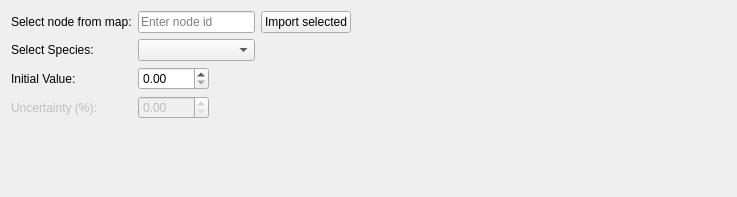
           <widget class="QWidget" name="tab_initial_conc">
            <attribute name="title">
             <string>Initial Concentration</string>
            </attribute>
            <layout class="QGridLayout" name="gridLayout_7">
             <item row="0" column="0">
              <layout class="QGridLayout" name="gridLayout_3">
               <item row="0" column="0">
                <widget class="QLabel" name="label_19">
                 <property name="sizePolicy">
                  <sizepolicy hsizetype="Fixed" vsizetype="Preferred">
                   <horstretch>0</horstretch>
                   <verstretch>0</verstretch>
                  </sizepolicy>
                 </property>
                 <property name="text">
                  <string>Select node from map:</string>
                 </property>
                </widget>
               </item>
               <item row="1" column="1" colspan="2">
                <widget class="QComboBox" name="model_species_initial_conc">
                 <property name="sizePolicy">
                  <sizepolicy hsizetype="MinimumExpanding" vsizetype="Fixed">
                   <horstretch>0</horstretch>
                   <verstretch>0</verstretch>
                  </sizepolicy>
                 </property>
                </widget>
               </item>
               <item row="0" column="1" colspan="2">
                <widget class="QLineEdit" name="node_selected_initial_conc">
                 <property name="text">
                  <string/>
                 </property>
                 <property name="placeholderText">
                  <string>Enter node id</string>
                 </property>
                </widget>
               </item>
               <item row="1" column="0">
                <widget class="QLabel" name="lbl_select_species_8">
                 <property name="sizePolicy">
                  <sizepolicy hsizetype="Fixed" vsizetype="Preferred">
                   <horstretch>0</horstretch>
                   <verstretch>0</verstretch>
                  </sizepolicy>
                 </property>
                 <property name="text">
                  <string>Select Species:   </string>
                 </property>
                </widget>
               </item>
               <item row="2" column="2">
                <spacer name="horizontalSpacer_4">
                 <property name="orientation">
                  <enum>Qt::Horizontal</enum>
                 </property>
                 <property name="sizeHint" stdset="0">
                  <size>
                   <width>40</width>
                   <height>20</height>
                  </size>
                 </property>
                </spacer>
               </item>
               <item row="3" column="0">
                <widget class="QLabel" name="uncertainty_incon_lbl_3">
                 <property name="enabled">
                  <bool>false</bool>
                 </property>
                 <property name="sizePolicy">
                  <sizepolicy hsizetype="Minimum" vsizetype="Minimum">
                   <horstretch>0</horstretch>
                   <verstretch>0</verstretch>
                  </sizepolicy>
                 </property>
                 <property name="text">
                  <string>Uncertainty (%):</string>
                 </property>
                </widget>
               </item>
               <item row="3" column="1">
                <widget class="QDoubleSpinBox" name="uncertainty_initial_conc">
                 <property name="enabled">
                  <bool>false</bool>
                 </property>
                 <property name="maximum">
                  <double>100.000000000000000</double>
                 </property>
                </widget>
               </item>
               <item row="2" column="1">
                <widget class="QDoubleSpinBox" name="initial_concentration">
                 <property name="enabled">
                  <bool>true</bool>
                 </property>
                 <property name="maximum">
                  <double>1000.000000000000000</double>
                 </property>
                </widget>
               </item>
               <item row="0" column="3">
                <widget class="QPushButton" name="import_node_initial_conc">
                 <property name="sizePolicy">
                  <sizepolicy hsizetype="Minimum" vsizetype="Fixed">
                   <horstretch>0</horstretch>
                   <verstretch>0</verstretch>
                  </sizepolicy>
                 </property>
                 <property name="text">
                  <string>Import selected</string>
                 </property>
                </widget>
               </item>
               <item row="3" column="2">
                <spacer name="horizontalSpacer_5">
                 <property name="orientation">
                  <enum>Qt::Horizontal</enum>
                 </property>
                 <property name="sizeHint" stdset="0">
                  <size>
                   <width>40</width>
                   <height>20</height>
                  </size>
                 </property>
                </spacer>
               </item>
               <item row="2" column="0">
                <widget class="QLabel" name="initconce_lbl_3">
                 <property name="enabled">
                  <bool>true</bool>
                 </property>
                 <property name="text">
                  <string>Initial Value:</string>
                 </property>
                </widget>
               </item>
              </layout>
             </item>
             <item row="0" column="1">
              <spacer name="horizontalSpacer_2">
               <property name="orientation">
                <enum>Qt::Horizontal</enum>
               </property>
               <property name="sizeType">
                <enum>QSizePolicy::Preferred</enum>
               </property>
               <property name="sizeHint" stdset="0">
                <size>
                 <width>375</width>
                 <height>20</height>
                </size>
               </property>
              </spacer>
             </item>
             <item row="1" column="0">
              <spacer name="verticalSpacer_2">
               <property name="orientation">
                <enum>Qt::Vertical</enum>
               </property>
               <property name="sizeHint" stdset="0">
                <size>
                 <width>20</width>
                 <height>67</height>
                </size>
               </property>
              </spacer>
             </item>
            </layout>
           </widget>
